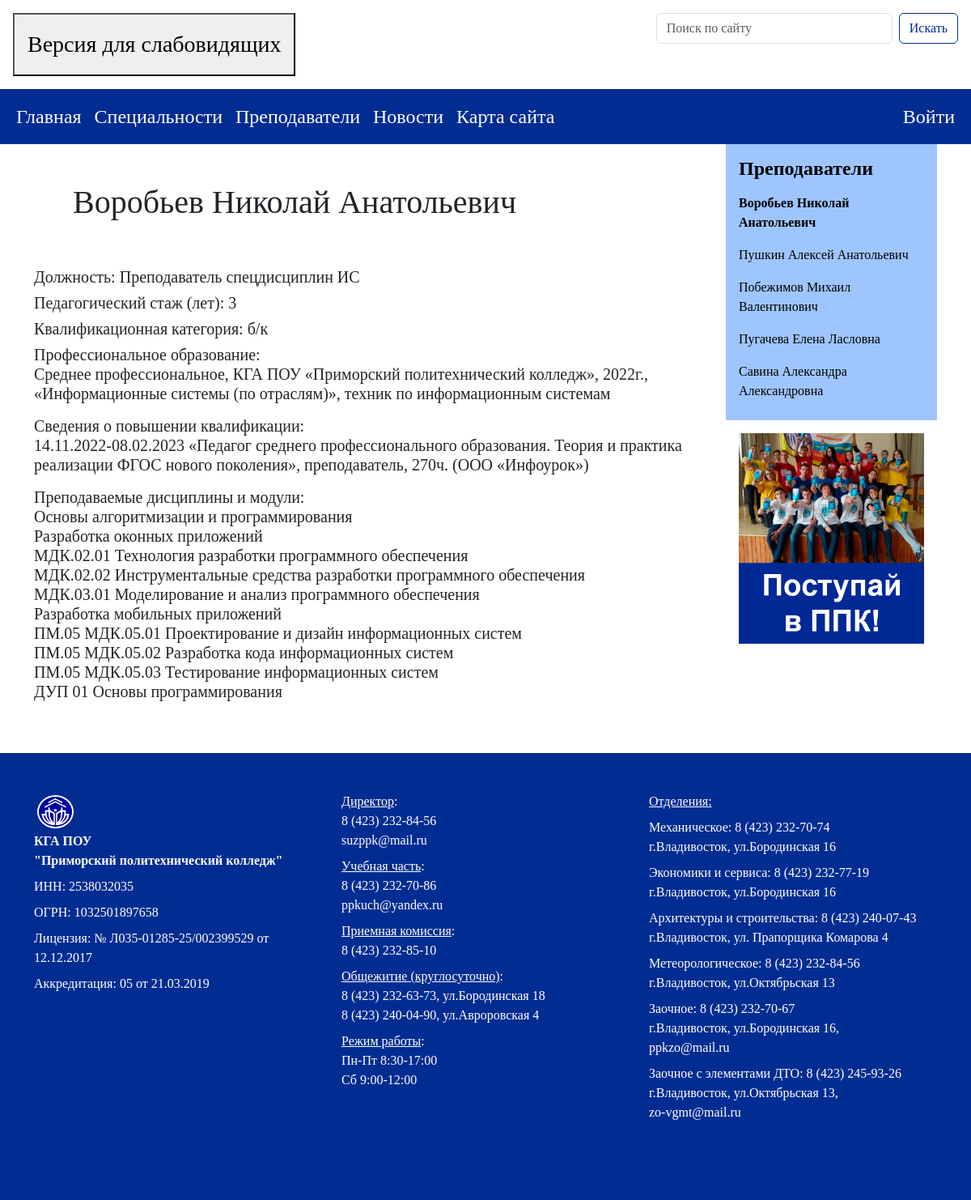
Screenshot of /teacher/1 with the database file from the repository.
### main/models.py (models this page shows)
class Teacher(models.Model):
    second_name = models.CharField('Фамилия', max_length=50)
    first_name = models.CharField('Имя', max_length=50)
    patronymic = models.CharField('Отчество', max_length=50)
    position = models.CharField('Должность', max_length=100)
    teaching_experience = models.IntegerField('Педагогический стаж')
    qualification_category = models.CharField('Квалификационная категория', max_length=100)
    professional_education = models.TextField('Профессиональное  образование')
    professional_development = models.TextField('Сведения о повышении квалификации')
    awards_and_achievements = models.TextField('Награды и достижения')
    subjects_and_modules_taught = models.TextField('Преподаваемые дисциплины и модули')
    lastedit_date = models.DateTimeField(default=datetime.now)
    def __str__(self):
        return self.second_name + ' ' + self.first_name + ' ' + self.patronymic
    class Meta:
        verbose_name = 'Преподаватель'
        verbose_name_plural = 'Преподаватели'

### main/views.py (the view)
# urls.py: path('teacher/<int:pk>', views.TeacherDetailView.as_view(), name='teacher-detail'),
class TeacherDetailView(DetailView):
    model = Teacher
    template_name = 'main/teacher_detail.html'
    context_object_name = 'teacher'
    extra_context = {'teachers': Teacher.objects.all(), 'banners': ['1', '2', '3']}

### main/context_processors.py (called while the page is built)
def theme_context(request):
    theme_name = request.session.get('theme', settings.DEFAULT_THEME)
    return {
        'theme': settings.THEMES.get(theme_name, settings.THEMES[settings.DEFAULT_THEME]),
        'theme_name': theme_name,
        'available_themes': settings.THEMES,
        'DEFAULT_THEME': settings.DEFAULT_THEME,
    }

### main/templates/main/teacher_detail.html (shortened to what this page needs)
{% extends 'main/layout.html' %}
{% block content %}
<div class="features">
    <div class="row">
        <div class="col-sm-9">
            <h1 class="p-5">{{ teacher }}</h1>
            <div class="row">
                <div class="col-sm-12">
                    <h5>Должность: {{ teacher.position }}</h5>
                    <h5>Педагогический стаж (лет): {{ teacher.teaching_experience }} </h5>
                    <h5>Квалификационная категория: {{ teacher.qualification_category }} </h5>
                    <h5>Профессиональное образование: {{ teacher.professional_education|linebreaks }} </h5>
                    {% if teacher.professional_development != '-' %}
                    <h5>Сведения о повышении квалификации: {{ teacher.professional_development|linebreaks }} </h5>
                    {% endif %}
                    <h5>Преподаваемые дисциплины и модули: {{ teacher.subjects_and_modules_taught|linebreaks }} </h5>
                </div>
            </div>
        </div>
        <div class="col-sm-3">
            <div class="p-3 bg-secondary-ppk">
                <h4 class="fw-bold">Преподаватели</h4>
                <ul class="navbar-nav me-auto mb-2 mb-lg-0">
                    {% for teach in teachers %}
                    <li class="nav-item">
                        <a class="nav-link {% if teacher.id == teach.id %}fw-bold{% endif %}"
                           href="{% url 'teacher-detail' teach.id %}">{{ teach }}</a>
                    </li>
                    {% endfor %}
                </ul>
            </div>
            {% include 'main/banner.html' %}
        </div>
    </div>
</div>
{% endblock %}

### main/static/main/css/style.css (style rules this page uses)
body { font-family: Times New Roman; }

### main/static/main/css/ppk_style.css (style rules this page uses)
.bg-secondary-ppk { background-color: #9ec5fe; color: black; }

### rows the page displays
Teacher: second_name+first_name+patronymic "Воробьев Николай Анатольевич", position "Преподаватель спецдисциплин ИС", teaching_experience "3", qualification_category "б/к", professional_education "Среднее профессиональное, КГА ПОУ «Приморский политехнический колледж», 2022г., «Информационные системы (по отраслям)», техник по информационным системам", professional_development "14.11.2022-08.02.2023 «Педагог среднего профессионального образования. Теория и практика реализации ФГОС нового поколения», преподаватель, 270ч. (ООО «Инфоурок»)", subjects_and_modules_taught "Основы алгоритмизации и программирования Разработка оконных приложений МДК.02.01 Технология разработки программного обеспечения МДК.02.02 Инструментальные средства разработки программного обеспечения МДК.03.01 Моделирование и анализ программного обеспечения Разработка мобильных приложений ПМ.05 МДК.05.01 Проектирование и дизайн информационных систем ПМ.05 МДК.05.02 Разработка кода информационных систем ПМ.05 МДК.05.03 Тестирование информационных систем ДУП 01 Основы программирования"
Teacher: second_name+first_name+patronymic "Пушкин Алексей Анатольевич"
Teacher: second_name+first_name+patronymic "Побежимов Михаил Валентинович"
Teacher: second_name+first_name+patronymic "Пугачева Елена Ласловна"
Teacher: second_name+first_name+patronymic "Савина Александра Александровна"
